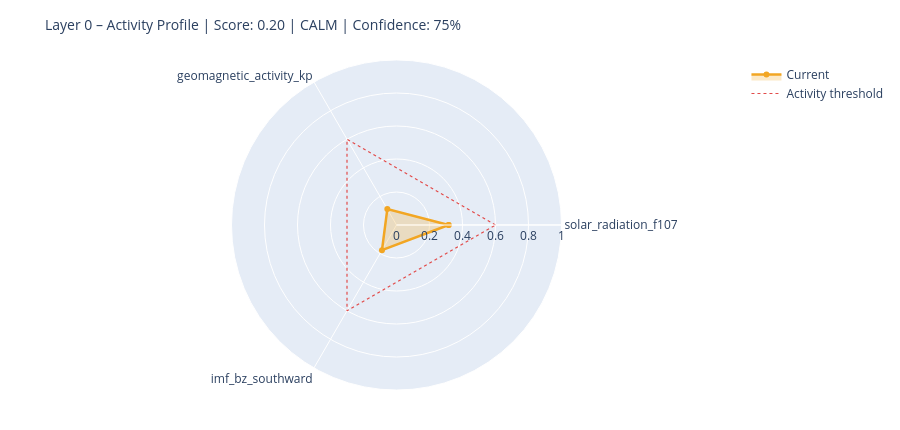

Notebook source saved alongside this figure:
### Markdown cell above
---
## 6. State Assessment & Handoff to Layer 1

### Code cell
# ============================================================
# STEP 1 – Collect raw values with source modes
# Mode: 'primary' | 'fallback_3h' | 'last_valid' | 'missing'
# ============================================================

def safe_last(df, col):
    if df is None or col not in df.columns: return None
    s = df[col].dropna()
    return float(s.iloc[-1]) if not s.empty else None

f107_now = safe_last(df_f107, 'f10.7')
bz_now   = safe_last(df_mag,  'bz_gsm')
kp_now   = safe_last(df_kp,   'kp')
sw_now   = safe_last(df_sw,   'speed')

source_modes = {
    'F10.7':    'primary'  if f107_now is not None else 'missing',
    'Kp':       'primary'  if kp_now   is not None else 'missing',
    'IMF_Bz':   'primary'  if bz_now   is not None else 'missing',
    'SW_speed': 'primary'  if sw_now   is not None else 'missing',
}

# Kp Fallback – 3h endpoint
if kp_now is None:
    try:
        r = requests.get(
            'https://services.swpc.noaa.gov/json/noaa-planetary-k-index.json',
            timeout=10)
        r.raise_for_status()
        fb = pd.DataFrame(r.json())
        tc = next((c for c in fb.columns if 'time' in c.lower()), fb.columns[0])
        kc = next((c for c in fb.columns if 'kp' in c.lower() and c != tc), None)
        if kc:
            fb[kc] = fb[kc].astype(str).str.extract(r'([0-9]+(?:\.[0-9]*)?)')[0]
            fb[kc] = pd.to_numeric(fb[kc], errors='coerce')
            fb = fb[fb[kc] >= 0].dropna(subset=[kc])
            if not fb.empty:
                kp_now = float(fb[kc].iloc[-1])
                source_modes['Kp'] = 'fallback_3h'
                print(f'  Kp fallback (3h): {kp_now:.1f}')
    except Exception as e:
        print(f'  Kp fallback failed: {e}')

# Solar Wind Fallback – last valid value
if sw_now is None and df_sw is not None and 'speed' in df_sw.columns:
    s = df_sw['speed'].dropna()
    if not s.empty:
        sw_now = float(s.iloc[-1])
        source_modes['SW_speed'] = 'last_valid'
        print(f'  SW fallback (last_valid): {sw_now:.0f} km/s')

print()
print('Source modes:', source_modes)

# ============================================================
# STEP 2 – Score from available components only
# ============================================================

def norm(v, lo, hi):
    if v is None: return None
    return max(0.0, min(1.0, (v - lo) / (hi - lo)))

COMPONENTS = {
    'solar_radiation_f107':    (f107_now, norm(f107_now, 60, 250)),
    'geomagnetic_activity_kp': (kp_now,   norm(kp_now,   0,   9)),
    'imf_bz_southward':        (bz_now,   norm(-(bz_now or 0) if bz_now else None, -5, 30)
                                           if bz_now is not None else None),
    'solar_wind_speed':        (sw_now,   norm(sw_now, 300, 800)),
}

available   = {k: v[1] for k, v in COMPONENTS.items() if v[1] is not None}
unavailable = [k for k, v in COMPONENTS.items() if v[1] is None]

layer0_score = round(sum(available.values()) / len(available), 4) if available else None
confidence   = round(len(available) / len(COMPONENTS), 2)

level = ('unknown'  if layer0_score is None
         else 'calm'     if layer0_score < 0.3
         else 'moderate' if layer0_score < 0.6
         else 'active')

# ============================================================
# STEP 3 – Dominant Driver
# ============================================================

def dominant_driver(kp, f107, bz, sw):
    candidates = []
    if kp   is not None and kp   >= 4:   candidates.append(('geomagnetic',    kp / 9))
    if sw   is not None and sw   >= 500:  candidates.append(('solar_wind',     sw / 800))
    if bz   is not None and bz   <= -5:   candidates.append(('imf_southward',  abs(bz) / 30))
    if f107 is not None and f107 >= 150:  candidates.append(('solar_radiation',f107 / 250))
    return max(candidates, key=lambda x: x[1])[0] if candidates else 'none'

driver = dominant_driver(kp_now, f107_now, bz_now, sw_now)

# ============================================================
# STEP 4 – Downstream expectations
# ============================================================

def downstream_expectation(driver, score, kp, bz, f107):
    exp = {
        'magnetosphere':        'calm',
        'ionosphere':           'calm',
        'schumann_resonance':   'unchanged',
        'lithosphere_currents': 'low',
    }
    if driver == 'geomagnetic' or (kp and kp >= 5):
        exp['magnetosphere']        = 'compressed / storm'
        exp['ionosphere']           = 'elevated disturbance (TEC variability)'
        exp['schumann_resonance']   = 'elevated amplitude possible'
        exp['lithosphere_currents'] = 'elevated induction currents'
    elif driver == 'imf_southward' or (bz and bz <= -5):
        exp['magnetosphere']        = 'energy coupling active'
        exp['ionosphere']           = 'elevated electron density possible'
        exp['schumann_resonance']   = 'slight modulation possible'
    elif driver == 'solar_radiation' or (f107 and f107 >= 150):
        exp['ionosphere']           = 'elevated ionization (F-layer)'
        exp['schumann_resonance']   = 'slightly elevated background activity'
    return exp

downstream = downstream_expectation(driver, layer0_score, kp_now, bz_now, f107_now)

# ============================================================
# CONSOLE OUTPUT
# ============================================================

W = 58
print('=' * W)
print('LAYER 0 – STATE ASSESSMENT')
print('=' * W)
for name, (raw_v, score_v) in COMPONENTS.items():
    if score_v is not None:
        bar = '█' * int(score_v * 20) + '░' * (20 - int(score_v * 20))
        print(f'  {name:<35}  {bar}  {score_v:.2f}')
    else:
        print(f'  {name:<35}  {"─" * 20}  n/a')
print('-' * W)
print(f'  Score ({len(available)}/{len(COMPONENTS)} components):  {layer0_score:.3f}')
print(f'  Confidence:         {confidence:.0%}')
print(f'  Level:              {level.upper()}')
print(f'  Dominant Driver:    {driver}')

# Radar chart
cats = list(available.keys())
vals = list(available.values())
if len(cats) >= 3:
    fig = go.Figure()
    fig.add_trace(go.Scatterpolar(
        r=vals + [vals[0]], theta=cats + [cats[0]],
        fill='toself', fillcolor='rgba(242,166,35,0.25)',
        line=dict(color='#F2A623', width=2.5), name='Current'
    ))
    fig.add_trace(go.Scatterpolar(
        r=[0.6] * (len(cats) + 1), theta=cats + [cats[0]],
        line=dict(color='#E24B4A', dash='dot', width=1.2),
        mode='lines', name='Activity threshold'
    ))
    fig.update_layout(
        title=dict(text=f'Layer 0 – Activity Profile | Score: {layer0_score:.2f} | {level.upper()} | Confidence: {confidence:.0%}',
                   font=dict(size=14)),
        polar=dict(radialaxis=dict(visible=True, range=[0, 1])),
        height=430, showlegend=True,
        margin=dict(l=60, r=60, t=60, b=40)
    )
    fig.show()

### Figure 1 — Plotly figure (JSON) as saved in the notebook; plotly's stock layout.template omitted (floating-point values rounded to 4 significant figures)
{"data": [{"fill": "toself", "fillcolor": "rgba(242,166,35,0.25)", "line": {"color": "#F2A623", "width": 2.5}, "name": "Current", "r": [0.3158, 0.1111, 0.176, 0.3158], "theta": ["solar_radiation_f107", "geomagnetic_activity_kp", "imf_bz_southward", "solar_radiation_f107"], "type": "scatterpolar"}, {"line": {"color": "#E24B4A", "dash": "dot", "width": 1.2}, "mode": "lines", "name": "Activity threshold", "r": [0.6, 0.6, 0.6, 0.6], "theta": ["solar_radiation_f107", "geomagnetic_activity_kp", "imf_bz_southward", "solar_radiation_f107"], "type": "scatterpolar"}], "layout": {"height": 430, "margin": {"b": 40, "l": 60, "r": 60, "t": 60}, "polar": {"radialaxis": {"range": [0, 1], "visible": true}}, "showlegend": true, "title": {"font": {"size": 14}, "text": "Layer 0 – Activity Profile | Score: 0.20 | CALM | Confidence: 75%"}}}
